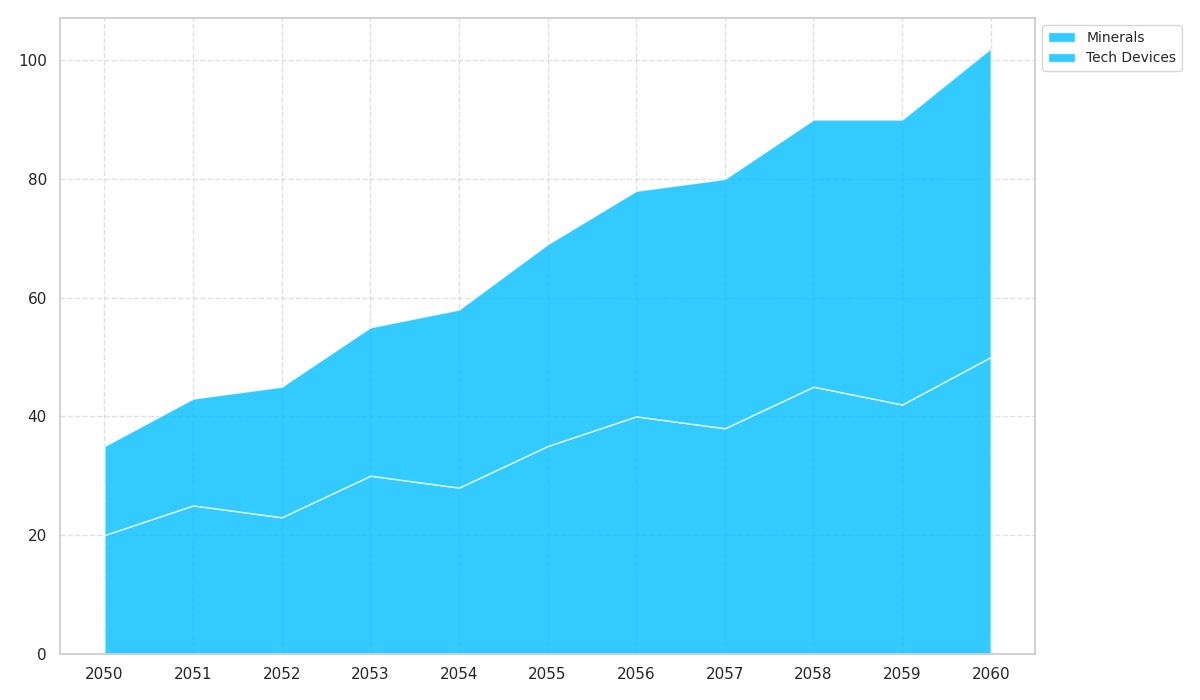

The Python source for this figure:
import matplotlib.pyplot as plt
import numpy as np

years = np.arange(2050, 2061)
minerals = [20, 25, 23, 30, 28, 35, 40, 38, 45, 42, 50]
tech_devices = [15, 18, 22, 25, 30, 34, 38, 42, 45, 48, 52]

trade_volumes = np.vstack([minerals, tech_devices])
color = '#00BFFF'  # Single consistent color for all data groups

fig, ax = plt.subplots(figsize=(12, 7))
ax.stackplot(years, trade_volumes, colors=[color, color], alpha=0.8)

ax.legend(['Minerals', 'Tech Devices'], loc='upper left', fontsize=10, bbox_to_anchor=(1, 1))
ax.set_xticks(years)
ax.set_yticks(np.arange(0, 101, 20))
ax.grid(True, linestyle='--', alpha=0.6)

plt.tight_layout()
plt.show()
